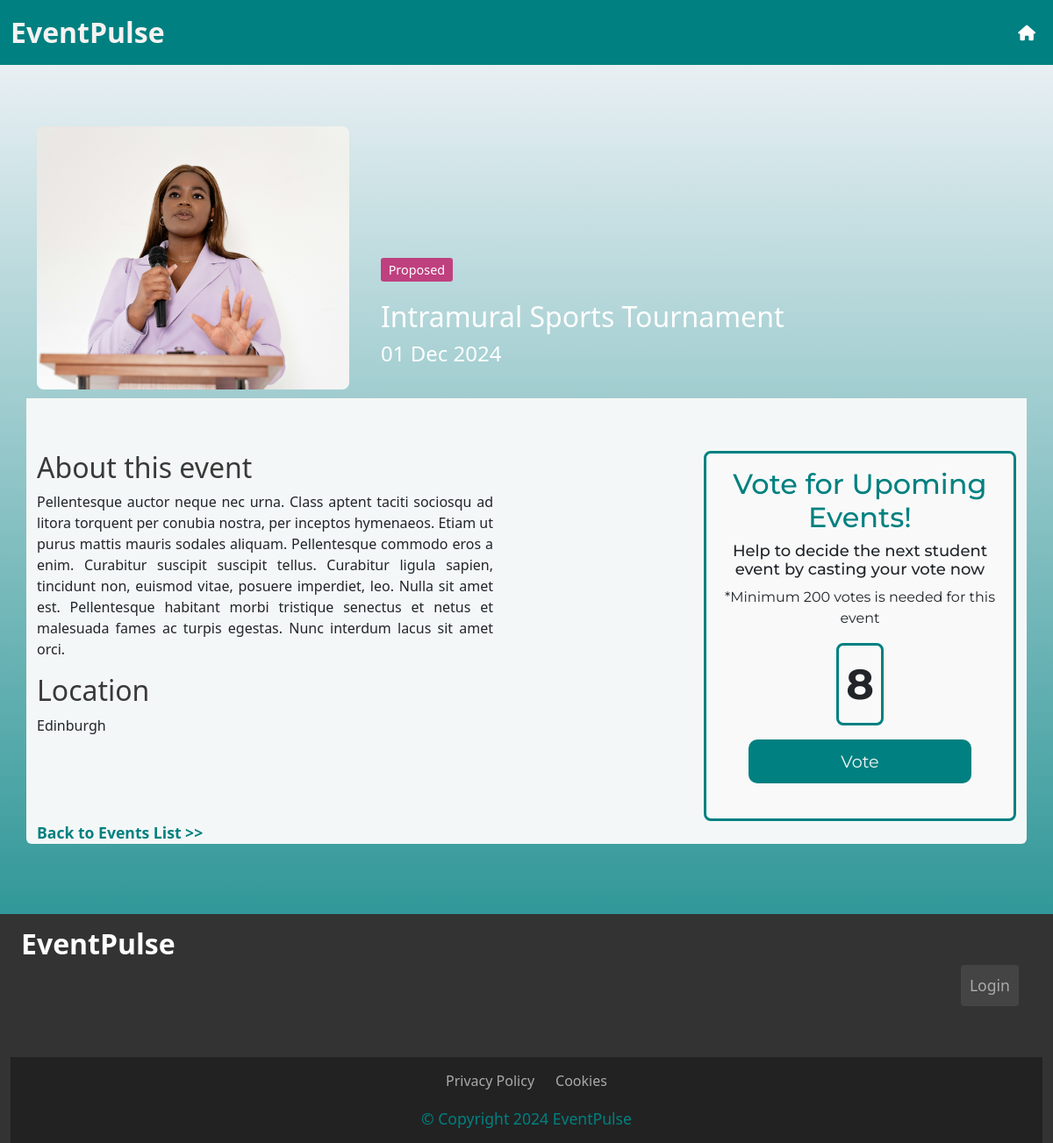
/admin/events/9, run on the app's committed database.
### app.py (models this page shows)
class Event(db.Model):
    eventId = db.Column(db.Integer, primary_key=True)
    eventName = db.Column(db.String(100), nullable=False)
    description = db.Column(db.Text)
    date = db.Column(db.Date, nullable=False)
    location = db.Column(db.String(100), nullable=False)
    tag = db.Column(db.Enum(EventStatus), nullable=False)
    image_url = db.Column(db.String(255), nullable=True)
    votes = db.Column(db.Integer, default=0)

### app.py (the view)
@app.route('/admin/events/<int:event_id>', methods=['GET', 'POST'])
def admin_event_detail(event_id):
    Events = select(Event).filter(Event.eventId == event_id)
    event = db.session.execute(Events).scalar_one_or_none()
    if event is None:
        return redirect(url_for('admin_index'))  # or handle 404
    if request.method == 'POST':
        event.votes += 1
        if event.votes >= 200 and event.tag != EventStatus.Confirmed:
            event.tag = EventStatus.Confirmed  # Update the tag to 'Confirmed'
        db.session.commit()
        return redirect(url_for('vote_confirmation', event_id=event_id))
    return render_template('event.html', event=event)

### app.py (called while the page is built)
@app.before_request
def update_event_tags():
    db.create_all()
    today = date.today()
    events_to_update = Event.query.filter(
        Event.date < today,
        Event.tag.in_([EventStatus.Proposed, EventStatus.Confirmed])
    ).all()
    for event in events_to_update:
        event.tag = EventStatus.Past  # Change the tag to 'Past'
    db.session.commit()

### templates/event.html
{% extends 'base.html' %}
{% block content %}
<div class="container topbox rounded-top">
    <div class="row">
        <div class="col-12 col-md-4 col-lg-4">
            {% if event.image_url %}
            <img src="{{ url_for('static', filename=event.image_url) }}" alt="Event Image" id="eventImageLarge">
            {% endif %}
        </div>
        <div class="col-12 col-md-8 col-lg-8 d-flex flex-column" id="textContainer">
            <div class="container title-box">
                <p class="card-text">
                    <span class="tag-pill
                        {% if event.tag.value == 'Confirmed' %}tag-pill-tag1
                        {% elif event.tag.value == 'Proposed' %}tag-pill-tag2
                        {% else %}tag-pill-tag3
                        {% endif %}">
                        {{ event.tag.value }}
                    </span>
                </p>
                <p class="card-text" id="eventName">{{ event.eventName }}</p>
                <p class="card-text" id="eventDate">{{ event.date.strftime('%d %b %Y')}}</p>
            </div>
        </div>
    </div>
</div>
<div class="container bottombox rounded-bottom">
    <div class="row">
        <div class="col-12 col-md-6 col-lg-8" id="infobox">
            <h2 id="eventInfo">About this event</h2>
            <p id="description">{{ event.description }}</p>
            <h2 id="eventInfo">Location</h2>
            <p>{{ event.location }}</p>
        </div>
        {% if event.tag.value != "Past" and event.tag.value != "Confirmed" %}
        <div class="col-12 col-md-6 col-lg-4">
            <div class="container" id="voteBox">
                <h2>Vote for Upoming Events!</h2>
                <h3>Help to decide the next student event by casting your vote now</h3>
                <p>*Minimum 200 votes is needed for this event </p>
                <p class="border d-inline-block " id="voteCount"> {{ event.votes }} </p>
                <form action="{{ url_for('admin_event_detail', event_id=event.eventId) }}" method="post">
                    <button class="btn-primary" type="submit">Vote</button><br><br>
                </form>
            </div>
        </div>
        {% endif %}
    </div>
    <a href="{{ url_for('index') }}"><strong>Back to Events List >></strong></a>
</div><br><br>
{% endblock %}

### static/css/style.css (style rules this page uses)
body { background: rgb(246, 246, 250); background: linear-gradient(180deg, rgba(246, 246, 250, 1) 0%, rgba(0, 128, 128, 1) 100%); color: #f9f9f9; margin: 0; padding: 0; font-family: 'Open Sans', sans-serif; width: 100%; height: 100%; }
.tag-pill { display: inline-block; padding: 0.2em 0.6em; font-size: 0.9em; color: #fff; background-color: #6c757d; border-radius: 0.2rem; }
.btn-primary { width: 80% !important; height: 50px; border-radius: 10px; font-size: 1.2rem; background-color: #008080 !important; border: none; color: #f4f7f7; }
.topbox { margin-top: 5%; background-color: none; color: #fff; }
.bottombox { background-color: #f4f7f7; padding-top: 5%; }
#eventImageLarge { width: 100%; height: 300px; border-radius: 8px; margin-top: 10px; margin-bottom: 10px; margin-left: 0px; object-fit: cover; object-position: center; }
.title-box { margin-top: 10rem; }
.title-box p+p { margin-top: 0 !important; margin-bottom: 0 !important; }
.d-flex.flex-column { display: flex; flex-direction: column; height: 100%; }
#voteBox { border: 3px solid #008080; border-radius: 8px; background-color: #f9f9f9; text-align: center; font-family: 'Montserrat', sans-serif; padding: 1rem; }
h2 { color: #008080 !important; font-size: 24px; }
h3 { color: #dcf3f3; font-size: 18px !important; }
#eventInfo { color: rgb(57, 57, 57) !important; }
.border { border-color: #008080 !important; }
.tag-pill { padding: 0.2rem 0.5rem; background-color: #d63384; color: white; border-radius: 50px; display: inline-block; }
#eventName { font-size: 32px !important; }
#eventDate { font-size: 24px; }
a { text-decoration: none !important; color: #008080 !important; font-size: 1.1rem !important; }
#description { text-align: justify; }
#infobox { padding-right: 20%; }
#voteCount { border: 3px solid #008080 !important; padding: 0.5rem; font-size: 48px; font-weight: bolder; border-radius: 8px; }
.tag-pill { display: inline-block; padding: 0.2em 0.6em; font-size: 0.9em; color: #fff; border-radius: 0.2rem; }
.tag-pill-tag2 { background-color: #bf407f; }

### data on the page
Event: image_url (picture), tag.value "Proposed", eventName "Intramural Sports Tournament", date "01 Dec 2024", description "Pellentesque auctor neque nec urna. Class aptent taciti sociosqu ad litora torquent per conubia nostra, per inceptos hymenaeos. Etiam ut purus mattis mauris sodales aliquam. Pellentesque commodo eros a enim. Curabitur suscipit suscipit tellus. Curabitur ligula sapien, tincidunt non, euismod vitae, posuere imperdiet, leo. Nulla sit amet est. Pellentesque habitant morbi tristique senectus et netus et malesuada fames ac turpis egestas. Nunc interdum lacus sit amet orci.", location "Edinburgh", votes "8"
